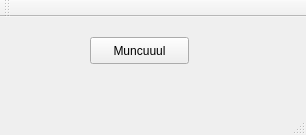
<?xml version="1.0" encoding="UTF-8"?>
<ui version="4.0">
 <class>MainWindow</class>
 <widget class="QMainWindow" name="MainWindow">
  <property name="geometry">
   <rect>
    <x>0</x>
    <y>0</y>
    <width>306</width>
    <height>135</height>
   </rect>
  </property>
  <property name="windowTitle">
   <string>MainWindow</string>
  </property>
  <widget class="QWidget" name="centralWidget">
   <widget class="QPushButton" name="pushButton">
    <property name="geometry">
     <rect>
      <x>90</x>
      <y>20</y>
      <width>99</width>
      <height>27</height>
     </rect>
    </property>
    <property name="text">
     <string>Muncuuul</string>
    </property>
   </widget>
  </widget>
  <widget class="QMenuBar" name="menuBar">
   <property name="geometry">
    <rect>
     <x>0</x>
     <y>0</y>
     <width>306</width>
     <height>25</height>
    </rect>
   </property>
  </widget>
  <widget class="QToolBar" name="mainToolBar">
   <attribute name="toolBarArea">
    <enum>TopToolBarArea</enum>
   </attribute>
   <attribute name="toolBarBreak">
    <bool>false</bool>
   </attribute>
  </widget>
  <widget class="QStatusBar" name="statusBar"/>
 </widget>
 <layoutdefault spacing="6" margin="11"/>
 <resources/>
 <connections/>
</ui>
